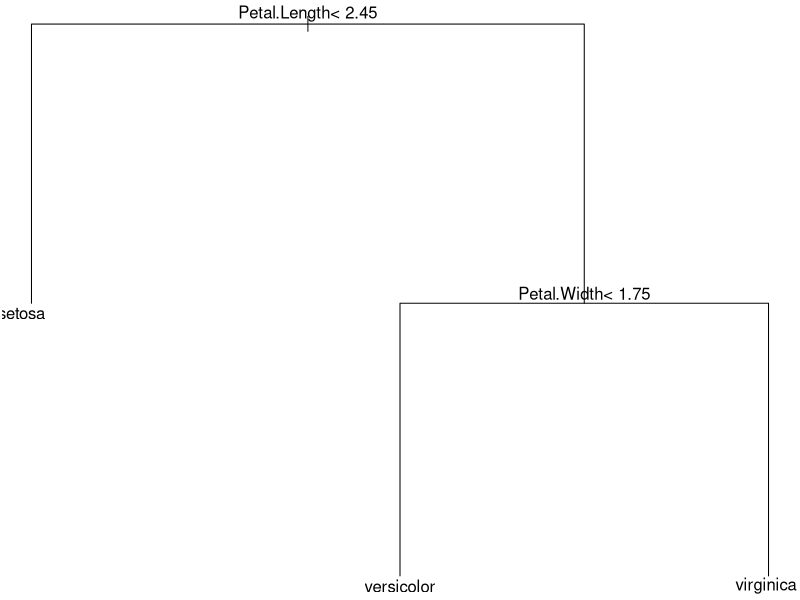

The R script that drew this image:
# To grow a tree, use
# rpart (formula, data=, method=, control=)
# where:
#  
# formula is in the format: outcome ~ predictor1+predictor2+predictor3+ect. 
# data= specifies the dataframe 
# method= "class" for a classification tree "anova" for a regression tree 
# control= optional parameters for controlling tree growth. 
#          For example, control=rpart.control(minsplit=30, cp=0.001) requires that 
#                       the minimum number of observations in a node be 30 before attempting 
#                       a split and that a split must decrease the overall lack of fit by a 
#                       factor of 0.001 (cost complexity factor) before being attempted. 


############################################################################################
#  IRIS data (?ܼƼƥ?: 5, ?[???ȼƥ?(???Ƶ???): 150) 

#  (C1) SepalLength : ?Ḱ????  --- ?????ܼ? X1
#  (C2) SepalWidth :  ?Ḱ?e??  --- ?????ܼ? X2
#  (C3) PetalLength : ??ä????  --- ?????ܼ? X3
#  (C4) PetalWidth :  ??ä?e??  --- ?????ܼ? X4
#  (C5) Species :     ?~??      --- ��?ܼ?   Y
#############################################################################################
install.packages("rpart")
library(rpart)

data(iris)

np = ceiling(0.1*nrow(iris))        # 10% ?????ո???
np

test.index = sample(1:nrow(iris),np)

iris.testdata = iris[test.index,]		# ???ո???
iris.traindata = iris[-test.index,]	        # ?V?m????
iris.tree = rpart(Species ~  Sepal.Length + Sepal.Width +Petal.Length + Petal.Width, method="class",  data=iris.traindata )
 			
iris.tree

summary(iris.tree)
par(mar=rep(0.1,4))
plot(iris.tree) ; text(iris.tree)

species.traindata = iris$Species[-test.index]
train.predict=factor(predict(iris.tree, iris.traindata,
	type='class'), levels=levels(species.traindata))

table.traindata =table(species.traindata,train.predict)
table.traindata
correct.traindata=sum(diag(table.traindata))/sum(table.traindata)*100
correct.traindata

species.testdata = iris$Species[test.index]
test.predict=factor(predict(iris.tree, iris.testdata,
		type='class'), levels=levels(species.testdata)) 
table.testdata  =table(species.testdata,test.predict)
table.testdata
correct.testdata=sum(diag(table.testdata))/sum(table.testdata)*100
correct.testdata

